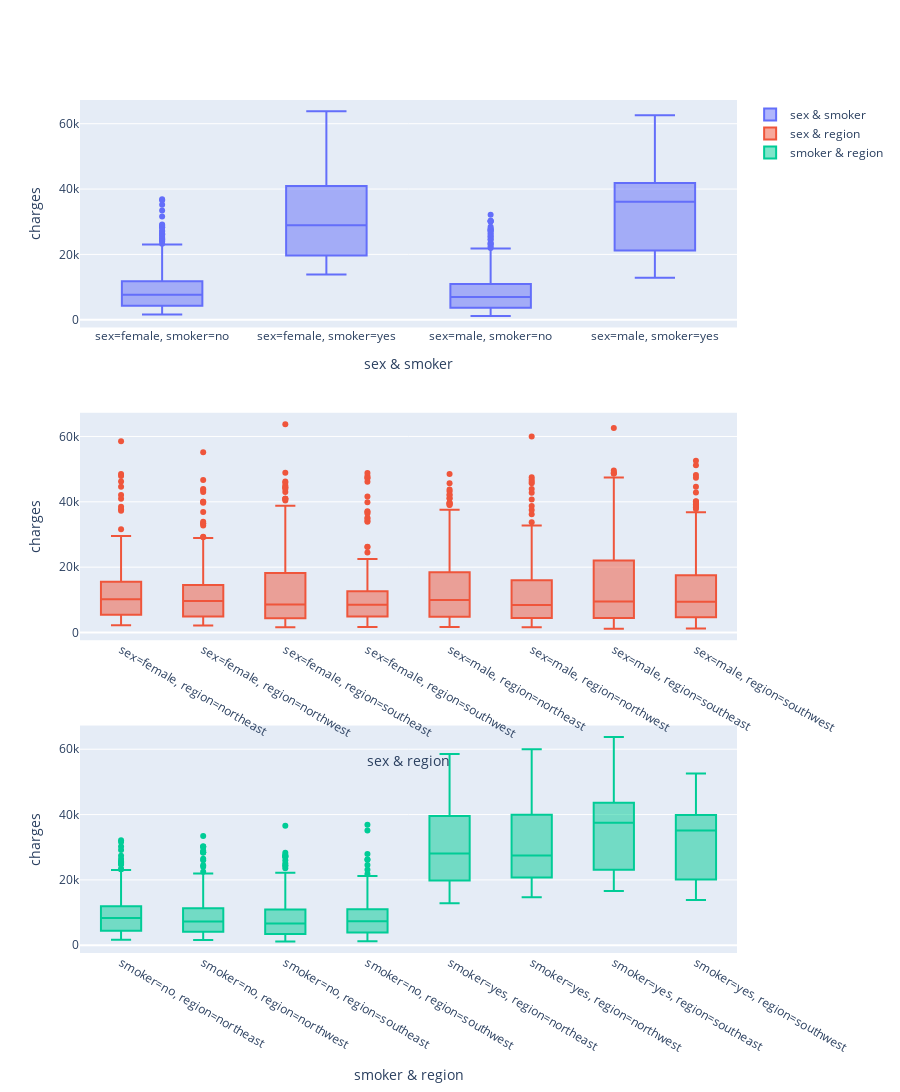

Notebook code cell kept with this figure:
### Markdown cell above
No additional insight can be gained from these plots that we haven't already obtained from the univariate analysis.

### Code cell
plot_paired_boxplots(X[['sex', 'smoker', 'region']], y)

### Figure 1 — Plotly figure (JSON) as saved in the notebook; plotly's stock layout.template omitted (floating-point values rounded to 4 significant figures; data arrays with more than 128 entries replaced by an {"elided": "..."} marker saying what was removed)
{"data": [{"name": "sex & smoker", "type": "box", "x": {"elided": "1338 str values"}, "xaxis": "x", "y": {"elided": "1338 float values"}, "yaxis": "y"}, {"name": "sex & region", "type": "box", "x": {"elided": "1338 str values"}, "xaxis": "x2", "y": {"elided": "1338 float values"}, "yaxis": "y2"}, {"name": "smoker & region", "type": "box", "x": {"elided": "1338 str values"}, "xaxis": "x3", "y": {"elided": "1338 float values"}, "yaxis": "y3"}], "layout": {"height": 1800, "xaxis": {"anchor": "y", "categoryarray": ["sex=female, smoker=no", "sex=female, smoker=yes", "sex=male, smoker=no", "sex=male, smoker=yes"], "categoryorder": "array", "domain": [0, 1], "title": {"text": "sex & smoker"}}, "xaxis2": {"anchor": "y2", "categoryarray": ["sex=female, region=northeast", "sex=female, region=northwest", "sex=female, region=southeast", "sex=female, region=southwest", "sex=male, region=northeast", "sex=male, region=northwest", "sex=male, region=southeast", "sex=male, region=southwest"], "categoryorder": "array", "domain": [0, 1], "title": {"text": "sex & region"}}, "xaxis3": {"anchor": "y3", "categoryarray": ["smoker=no, region=northeast", "smoker=no, region=northwest", "smoker=no, region=southeast", "smoker=no, region=southwest", "smoker=yes, region=northeast", "smoker=yes, region=northwest", "smoker=yes, region=southeast", "smoker=yes, region=southwest"], "categoryorder": "array", "domain": [0, 1], "title": {"text": "smoker & region"}}, "yaxis": {"anchor": "x", "domain": [0.7333, 1], "title": {"text": "charges"}}, "yaxis2": {"anchor": "x2", "domain": [0.3667, 0.6333], "title": {"text": "charges"}}, "yaxis3": {"anchor": "x3", "domain": [0, 0.2667], "title": {"text": "charges"}}}}
